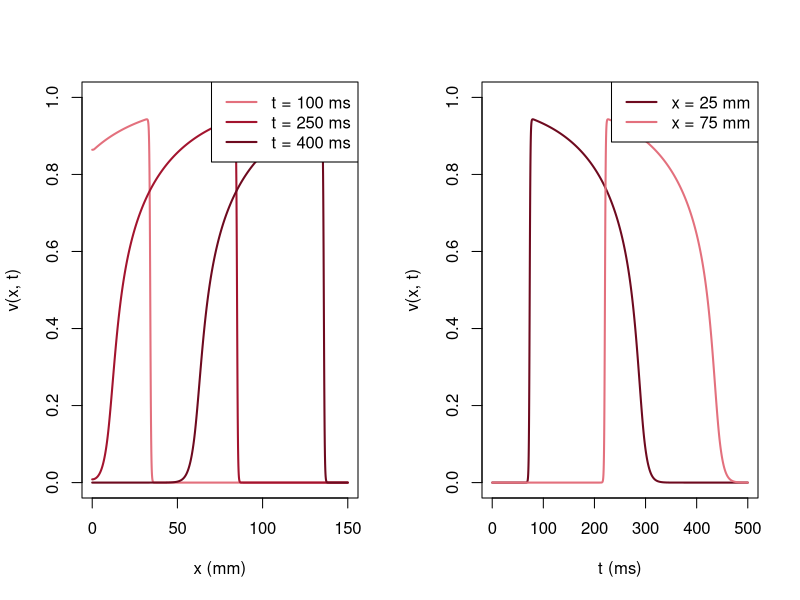

This figure's R source:
# Abb. 5.2: Ein Puls auf der Faser (Buch, Abschnitt 5.2, Gl. 5.2)
# Kabelgleichung mit dem Mitchell-Schaeffer-Modell, Faser 150 mm, Reiz am linken Ende; Linienmethode mit dem Euler-Verfahren
# (c) 2026 Philipp Kügler · Programm zum Buch „Dynamische Systeme in den Lebenswissenschaften“ · MIT-Lizenz (siehe LICENSE)
tin <- 0.3; tout <- 6; topen <- 100; tclose <- 115; vgate <- 0.13   # Parameter in ms
D <- 0.1; dx <- 0.1; dt <- 0.01                                     # D in mm^2/ms, Gitterabstand in mm, Zeitschritt in ms
L <- 150; T <- 500
N <- round(L / dx) + 1; x <- dx * (0:(N - 1))
v <- numeric(N); h <- rep(1, N)
reiz <- x <= 1                                                       # Reiz J = 0.2 auf dem ersten Millimeter für 2 ms
zeiten <- c(100, 250, 400); schnapp <- matrix(0, 3, N)
K <- round(T / dt); s25 <- numeric(K); s75 <- numeric(K); t_akt <- rep(NA, N)
innen <- 2:(N - 1)
for (n in 0:(K - 1)) {
  t <- n * dt
  j <- which(abs(zeiten - t) < 1e-6); if (length(j)) schnapp[j, ] <- v
  lap <- c(v[2] - v[1], v[innen + 1] - 2 * v[innen] + v[innen - 1], v[N - 1] - v[N])   # Rand ohne Fluss
  dv <- h * v^2 * (1 - v) / tin - v / tout + D * lap / dx^2
  if (t < 2) dv[reiz] <- dv[reiz] + 0.2
  dh <- ifelse(v < vgate, (1 - h) / topen, -h / tclose)
  v <- v + dt * dv; h <- h + dt * dh
  neu <- is.na(t_akt) & v > 0.5; t_akt[neu] <- t + dt                # Zeitpunkt, an dem v erstmals 0.5 erreicht
  s25[n + 1] <- v[251]; s75[n + 1] <- v[751]
}
c <- (x[751] - x[251]) / (t_akt[751] - t_akt[251])
ts <- dt * (1:K); a <- ts[s75 > 0.1]; apd <- a[length(a)] - a[1]
cat(sprintf("v = 0.5 bei x = 25 mm nach %.1f ms, bei x = 75 mm nach %.1f ms\n", t_akt[251], t_akt[751]))
cat(sprintf("Leitungsgeschwindigkeit c = %.4f mm/ms,  APD = %.1f ms,  Wellenlänge c APD = %.1f mm\n", c, apd, c * apd))
farben <- c(rgb(0.89, 0.44, 0.49), rgb(0.64, 0.08, 0.18), rgb(0.43, 0.04, 0.12))
par(mfrow = c(1, 2))
plot(x, schnapp[1, ], type = "l", col = farben[1], lwd = 2, ylim = c(0, 1), xlab = "x (mm)", ylab = "v(x, t)")
for (j in 2:3) lines(x, schnapp[j, ], col = farben[j], lwd = 2)
legend("topright", legend = sprintf("t = %d ms", zeiten), col = farben, lwd = 2)
plot(ts, s25, type = "l", col = farben[3], lwd = 2, ylim = c(0, 1), xlab = "t (ms)", ylab = "v(x, t)")
lines(ts, s75, col = farben[1], lwd = 2)
legend("topright", legend = c("x = 25 mm", "x = 75 mm"), col = farben[c(3, 1)], lwd = 2)
